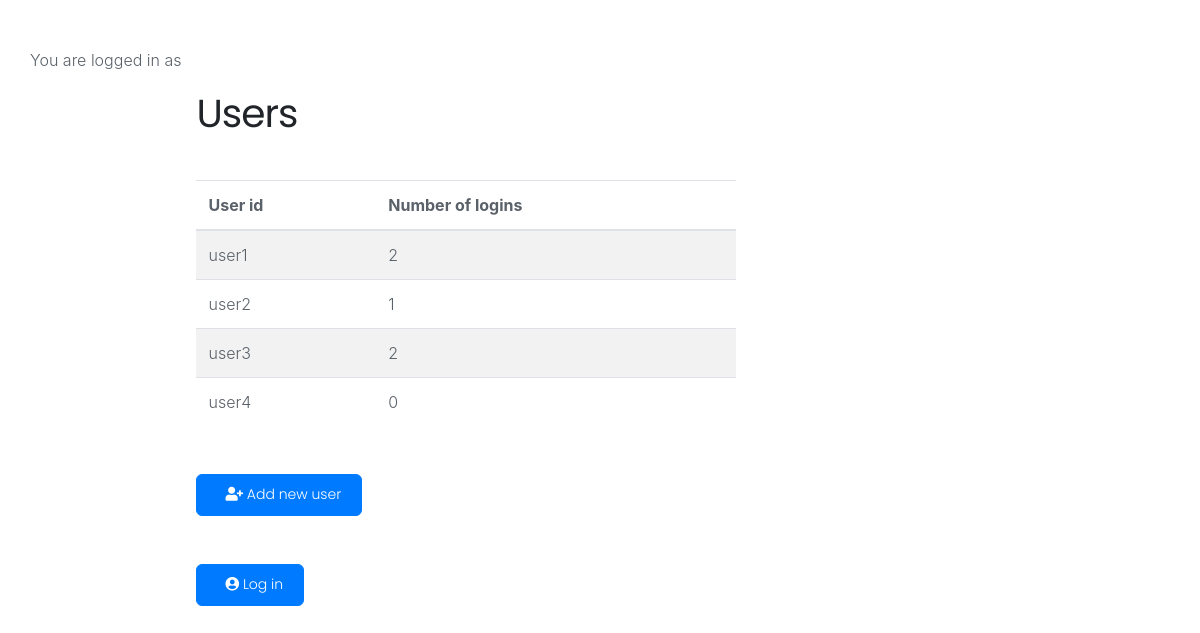
Before: / with the older database file.
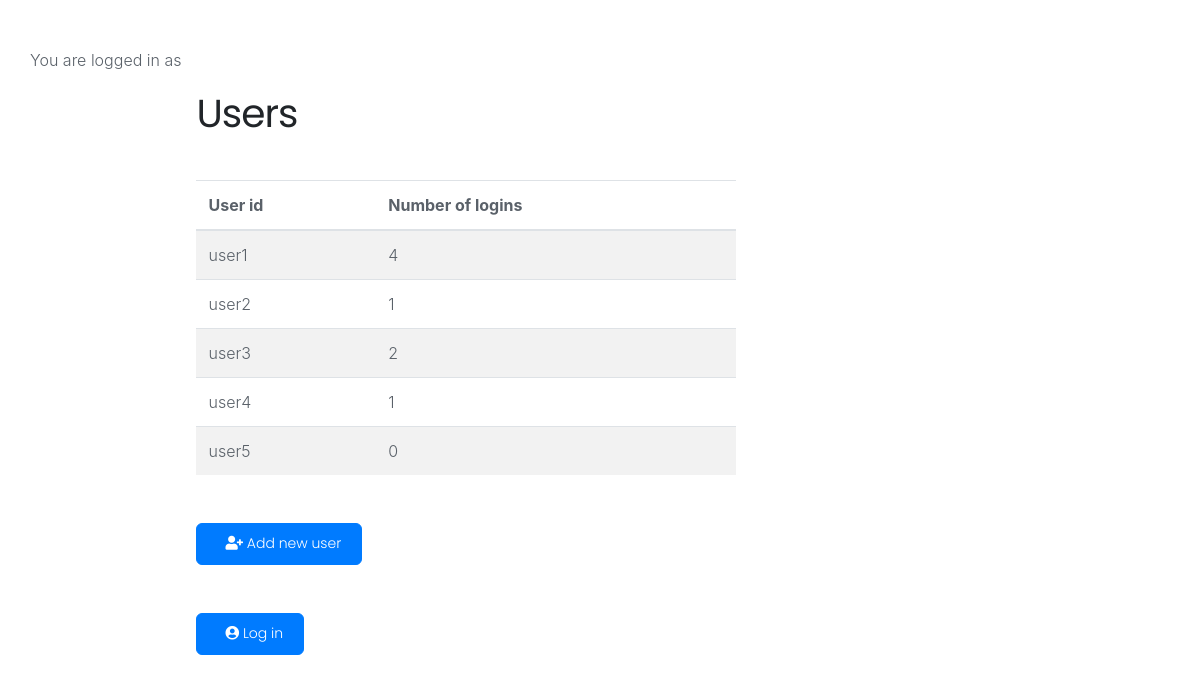
After: the same page with the newer database file.
### run.py (models this page shows, shortened)
class User(db.Model):
    __tablename__ = 'user'
    id = db.Column('user_id', db.String(50), primary_key=True)
    active = db.Column(db.Boolean, default=True)
    login_counts = db.Column(db.Integer)

### run.py (the view)
@app.route('/')
def show_all():
    return render_template('show_all.html', users=User.query.all(), current_user=current_user)

### templates/show_all.html (shortened to what this page needs)
<!DOCTYPE html>
<html>
    <head>
        <link rel="stylesheet" href="https://stackpath.bootstrapcdn.com/bootstrap/4.1.3/css/bootstrap.min.css">
        <link rel="stylesheet" href="https://use.fontawesome.com/releases/v5.4.1/css/all.css">
        <link rel="stylesheet" href="{{ url_for('static', filename='shards.min.css') }}">
    </head>
    <body>
        <div class="container my-5">
            <div class="row">
                <p>
                    You are logged in as {{current_user.id}}
                </p>
                <div class="col-md-6">
                    <div>
                        <h2 class="my-5">Users</h2>
                        <table class="table table-striped table-responsive-md">
                            <thead>
                                <tr>
                                    <th>User id</th>
                                    <th>Number of logins</th>
                                </tr>
                            </thead>
                            <tbody>
                                {% for user in users %}
                                <tr>
                                    <td>{{user.id}}</td>
                                    <td>{{user.login_counts}}</td>
                                </tr>
                                {% endfor %}
                            </tbody>
                        </table>
                    </div>
                    <p class="my-5"><a href="/new" class="btn btn-primary"><i class="fas fa-user-plus ml-2"></i>  Add new user</a></p>
                    <p class="my-5"><a href="/login" class="btn btn-primary"><i class="fas fa-user-circle ml-2"></i>  Log in</a></p>
                </div>
            </div>
        </div>
    </body>
</html>

Changed rows visible on the page:
changed User "user1": login_counts "2" → "4"
changed User "user4": login_counts "0" → "1"
added User: id "user5", login_counts "0"
